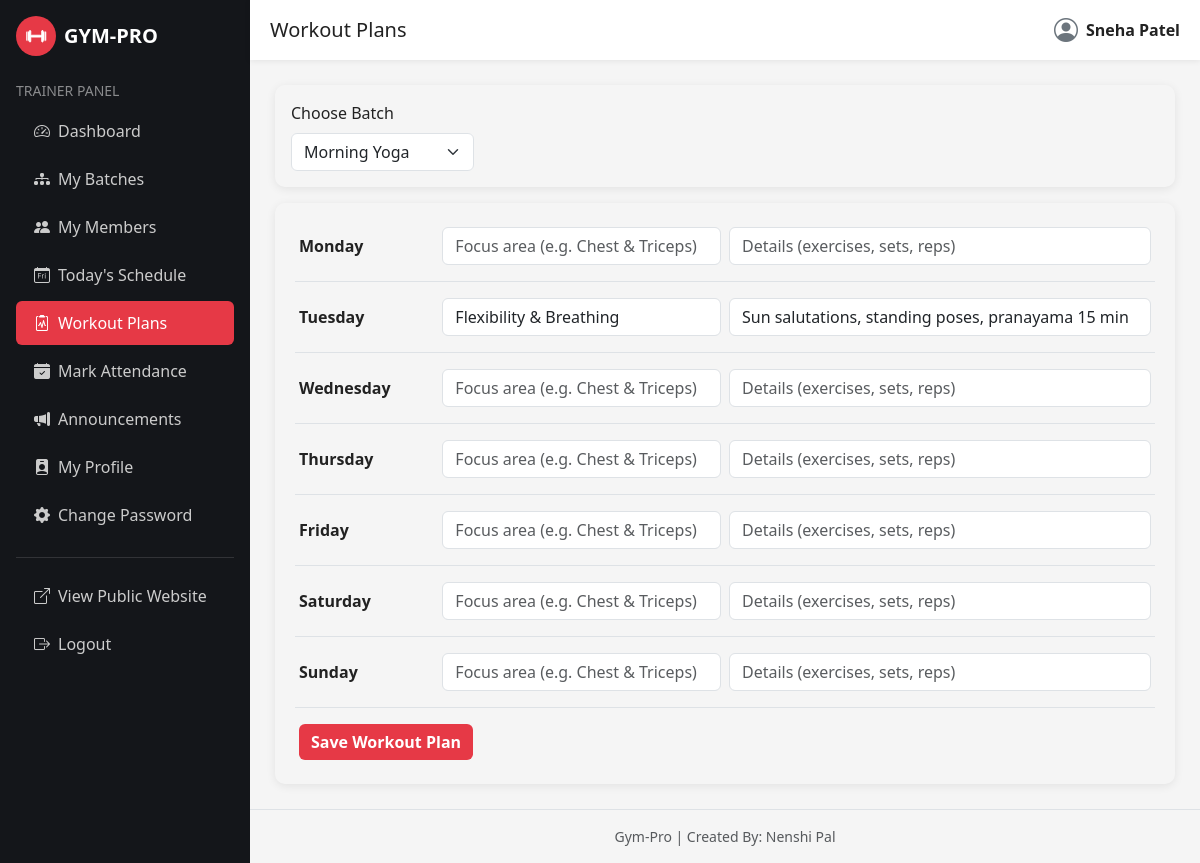
The app's page /trainer/workout-plan.php?batch_id=1 (signed in) with its own data.
### tables this page shows
CREATE TABLE workout_plans (
    workout_id INT AUTO_INCREMENT PRIMARY KEY,
    batch_id INT NOT NULL,
    day_name ENUM('Monday','Tuesday','Wednesday','Thursday','Friday','Saturday','Sunday') NOT NULL,
    focus_area VARCHAR(100),
    details TEXT,
    FOREIGN KEY (batch_id) REFERENCES batches(batch_id) ON DELETE CASCADE,
    UNIQUE KEY unique_batch_day (batch_id, day_name)
);

### trainer/workout-plan.php (the view, shortened to what this page needs)
<?php
require_once "../includes/config.php";
$trainer_id = $_SESSION['trainer_id'];
$my_batches_stmt = mysqli_prepare($conn, "SELECT b.batch_id, b.batch_name FROM batch_trainers bt JOIN batches b ON bt.batch_id=b.batch_id WHERE bt.trainer_id=?");
mysqli_stmt_bind_param($my_batches_stmt, "i", $trainer_id);
mysqli_stmt_execute($my_batches_stmt);
$my_batches = mysqli_stmt_get_result($my_batches_stmt);
$batch_id = (int)((isset($_GET['batch_id']) ? $_GET['batch_id'] : (isset($_POST['batch_id']) ? $_POST['batch_id'] : 0)));
$days = ['Monday','Tuesday','Wednesday','Thursday','Friday','Saturday','Sunday'];
$existing = [];
if ($batch_id) {
    $stmt2 = mysqli_prepare($conn, "SELECT day_name, focus_area, details FROM workout_plans WHERE batch_id=?");
    mysqli_stmt_bind_param($stmt2, "i", $batch_id);
    mysqli_stmt_execute($stmt2);
    $res2 = mysqli_stmt_get_result($stmt2);
    while ($row = mysqli_fetch_assoc($res2)) { $existing[$row['day_name']] = $row; }
}
include "includes/header.php";
include "includes/sidebar.php";
include "includes/topbar.php";
?>
<div class="gym-card p-3 mb-3">
    <form method="GET" class="d-flex gap-2 align-items-end">
        <div>
            <label class="form-label">Choose Batch</label>
            <select name="batch_id" class="form-select" onchange="this.form.submit()">
                <?php mysqli_data_seek($my_batches, 0); while ($b = mysqli_fetch_assoc($my_batches)): ?>
                    <option value="<?php echo $b['batch_id']; ?>" <?php echo $batch_id==$b['batch_id']?'selected':''; ?>><?php echo htmlspecialchars($b['batch_name']); ?></option>
                <?php endwhile; ?>
            </select>
        </div>
    </form>
</div>
<?php if ($batch_id): ?>
<div class="gym-card p-4">
    <form method="POST">
        <?php foreach ($days as $day): $row = (isset($existing[$day]) ? $existing[$day] : ['focus_area'=>'','details'=>'']); ?>
            <div class="row g-2 mb-3 align-items-center border-bottom pb-3">
                <div class="col-md-2"><strong><?php echo $day; ?></strong></div>
                <div class="col-md-4">
                    <input type="text" name="focus_<?php echo $day; ?>" class="form-control" placeholder="Focus area (e.g. Chest & Triceps)" value="<?php echo htmlspecialchars($row['focus_area']); ?>">
                </div>
                <div class="col-md-6">
                    <input type="text" name="details_<?php echo $day; ?>" class="form-control" placeholder="Details (exercises, sets, reps)" value="<?php echo htmlspecialchars($row['details']); ?>">
                </div>
            </div>
        <?php endforeach; ?>
        <button type="submit" class="btn btn-gym-primary">Save Workout Plan</button>
    </form>
</div>
<?php else: ?>
    <p class="text-muted">Select one of your batches above to view or edit its weekly workout plan.</p>
<?php endif; ?>
<?php include "includes/footer.php"; ?>

### css/style.css (style rules this page uses)
:root { --gym-dark: #14161a; --gym-dark-2: #1e2128; --gym-red: #e63946; --gym-red-dark: #c1121f; --gym-light: #f5f5f5; --gym-gray: #6c757d; }
body { font-family: 'Segoe UI', Arial, sans-serif; background-color: var(--gym-light); color: #222; }
.btn-gym-primary { background: var(--gym-red); border: none; color: #fff; font-weight: 600; }
.gym-card { border: none; border-radius: 10px; box-shadow: 0 2px 10px rgba(0,0,0,0.08); transition: transform .2s ease; }

### css/animations.css (style rules this page uses)
body { animation: gp-page-fade 0.5s ease both; }
.gym-card, .stat-card, .auth-card, .batch-check, .gym-hero h1, .gym-hero p, .gym-hero .btn { opacity: 0; transform: translateY(24px); transition: opacity 0.6s ease, transform 0.6s ease; }
.gp-in-view { opacity: 1 !important; transform: translateY(0) !important; }
.gym-card { transition: transform 0.25s ease, box-shadow 0.25s ease, opacity 0.6s ease; }
.btn { transition: transform 0.15s ease, box-shadow 0.15s ease, background-color 0.15s ease; }
.form-control, .form-select { transition: box-shadow 0.2s ease, border-color 0.2s ease; }

### records on screen
workout_plans: focus_area "Flexibility & Breathing", details "Sun salutations, standing poses, pranayama 15 min"

### other values on screen
isset($page_title) ? $page_title : 'Trainer' "Workout Plans"
$day "Monday"
$day "Tuesday"
$day "Wednesday"
$day "Thursday"
$day "Friday"
$day "Saturday"
$day "Sunday"
form field batch_id "Morning Yoga"
